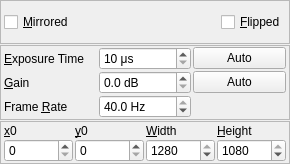
<?xml version="1.0" encoding="UTF-8"?>
<ui version="4.0">
 <class>QSpinnakerWidget</class>
 <widget class="QFrame" name="QSpinnakerWidget">
  <property name="geometry">
   <rect>
    <x>0</x>
    <y>0</y>
    <width>290</width>
    <height>164</height>
   </rect>
  </property>
  <property name="windowTitle">
   <string>QSpinnakerWidget</string>
  </property>
  <property name="statusTip">
   <string>Control Spinnaker camera</string>
  </property>
  <layout class="QVBoxLayout" name="verticalLayout">
   <property name="spacing">
    <number>1</number>
   </property>
   <property name="margin">
    <number>0</number>
   </property>
   <item>
    <widget class="QFrame" name="frameFlip">
     <property name="frameShape">
      <enum>QFrame::StyledPanel</enum>
     </property>
     <property name="frameShadow">
      <enum>QFrame::Raised</enum>
     </property>
     <layout class="QHBoxLayout" name="horizontalLayout_2">
      <property name="spacing">
       <number>2</number>
      </property>
      <property name="leftMargin">
       <number>3</number>
      </property>
      <property name="topMargin">
       <number>1</number>
      </property>
      <property name="rightMargin">
       <number>3</number>
      </property>
      <property name="bottomMargin">
       <number>1</number>
      </property>
      <item>
       <widget class="QCheckBox" name="flipped">
        <property name="statusTip">
         <string>Camera: Flip image around vertical axis</string>
        </property>
        <property name="text">
         <string>&amp;Mirrored</string>
        </property>
       </widget>
      </item>
      <item>
       <spacer name="horizontalSpacer_2">
        <property name="orientation">
         <enum>Qt::Horizontal</enum>
        </property>
        <property name="sizeHint" stdset="0">
         <size>
          <width>103</width>
          <height>20</height>
         </size>
        </property>
       </spacer>
      </item>
      <item>
       <widget class="QCheckBox" name="mirrored">
        <property name="statusTip">
         <string>Camera: Flip image about horizontal axis</string>
        </property>
        <property name="text">
         <string>&amp;Flipped</string>
        </property>
       </widget>
      </item>
     </layout>
    </widget>
   </item>
   <item>
    <widget class="QFrame" name="frameExposure">
     <property name="frameShape">
      <enum>QFrame::StyledPanel</enum>
     </property>
     <property name="frameShadow">
      <enum>QFrame::Raised</enum>
     </property>
     <layout class="QGridLayout" name="gridLayout_2">
      <property name="leftMargin">
       <number>3</number>
      </property>
      <property name="topMargin">
       <number>1</number>
      </property>
      <property name="rightMargin">
       <number>3</number>
      </property>
      <property name="bottomMargin">
       <number>1</number>
      </property>
      <property name="horizontalSpacing">
       <number>2</number>
      </property>
      <property name="verticalSpacing">
       <number>1</number>
      </property>
      <item row="0" column="1">
       <widget class="QDoubleSpinBox" name="exposure">
        <property name="statusTip">
         <string>Camera exposure time </string>
        </property>
        <property name="suffix">
         <string> μs</string>
        </property>
        <property name="decimals">
         <number>0</number>
        </property>
        <property name="minimum">
         <double>10.000000000000000</double>
        </property>
        <property name="maximum">
         <double>50000.000000000000000</double>
        </property>
        <property name="singleStep">
         <double>10.000000000000000</double>
        </property>
       </widget>
      </item>
      <item row="0" column="2">
       <widget class="QPushButton" name="exposureauto">
        <property name="statusTip">
         <string>Camera: Optimize exposure time</string>
        </property>
        <property name="text">
         <string>Auto</string>
        </property>
       </widget>
      </item>
      <item row="1" column="0">
       <widget class="QLabel" name="gainLabel">
        <property name="text">
         <string>&amp;Gain</string>
        </property>
        <property name="buddy">
         <cstring>gain</cstring>
        </property>
       </widget>
      </item>
      <item row="1" column="1">
       <widget class="QDoubleSpinBox" name="gain">
        <property name="statusTip">
         <string>Camera gain</string>
        </property>
        <property name="suffix">
         <string> dB</string>
        </property>
        <property name="decimals">
         <number>1</number>
        </property>
        <property name="maximum">
         <double>24.000000000000000</double>
        </property>
        <property name="singleStep">
         <double>0.100000000000000</double>
        </property>
       </widget>
      </item>
      <item row="1" column="2">
       <widget class="QPushButton" name="gainauto">
        <property name="statusTip">
         <string>Camera: Optimize gain</string>
        </property>
        <property name="text">
         <string>Auto</string>
        </property>
       </widget>
      </item>
      <item row="2" column="0">
       <widget class="QLabel" name="labelFrameRate">
        <property name="text">
         <string>Frame &amp;Rate</string>
        </property>
        <property name="buddy">
         <cstring>framerate</cstring>
        </property>
       </widget>
      </item>
      <item row="2" column="1">
       <widget class="QDoubleSpinBox" name="framerate">
        <property name="statusTip">
         <string>Camera frame rate</string>
        </property>
        <property name="suffix">
         <string> Hz</string>
        </property>
        <property name="decimals">
         <number>1</number>
        </property>
        <property name="minimum">
         <double>2.000000000000000</double>
        </property>
        <property name="maximum">
         <double>40.000000000000000</double>
        </property>
        <property name="value">
         <double>40.000000000000000</double>
        </property>
       </widget>
      </item>
      <item row="0" column="0">
       <widget class="QLabel" name="exposureLabel">
        <property name="text">
         <string>&amp;Exposure Time</string>
        </property>
        <property name="buddy">
         <cstring>exposure</cstring>
        </property>
       </widget>
      </item>
     </layout>
    </widget>
   </item>
   <item>
    <widget class="QFrame" name="frameGeometry">
     <property name="frameShape">
      <enum>QFrame::StyledPanel</enum>
     </property>
     <property name="frameShadow">
      <enum>QFrame::Raised</enum>
     </property>
     <layout class="QGridLayout" name="gridLayout">
      <property name="leftMargin">
       <number>3</number>
      </property>
      <property name="topMargin">
       <number>1</number>
      </property>
      <property name="rightMargin">
       <number>3</number>
      </property>
      <property name="bottomMargin">
       <number>1</number>
      </property>
      <property name="horizontalSpacing">
       <number>2</number>
      </property>
      <property name="verticalSpacing">
       <number>0</number>
      </property>
      <item row="3" column="0">
       <widget class="QSpinBox" name="x0">
        <property name="statusTip">
         <string>Camera ROI: bottom left corner</string>
        </property>
       </widget>
      </item>
      <item row="3" column="4">
       <widget class="QSpinBox" name="height">
        <property name="statusTip">
         <string>Camera ROI: height</string>
        </property>
        <property name="minimum">
         <number>16</number>
        </property>
        <property name="maximum">
         <number>1080</number>
        </property>
        <property name="singleStep">
         <number>16</number>
        </property>
        <property name="value">
         <number>1080</number>
        </property>
       </widget>
      </item>
      <item row="1" column="3">
       <widget class="QLabel" name="labelwidth">
        <property name="text">
         <string>&amp;Width</string>
        </property>
        <property name="buddy">
         <cstring>width</cstring>
        </property>
       </widget>
      </item>
      <item row="1" column="1">
       <widget class="QLabel" name="labely0">
        <property name="text">
         <string>&amp;y0</string>
        </property>
        <property name="buddy">
         <cstring>y0</cstring>
        </property>
       </widget>
      </item>
      <item row="1" column="4">
       <widget class="QLabel" name="labelheight">
        <property name="text">
         <string>&amp;Height</string>
        </property>
        <property name="buddy">
         <cstring>height</cstring>
        </property>
       </widget>
      </item>
      <item row="3" column="1">
       <widget class="QSpinBox" name="y0">
        <property name="statusTip">
         <string>Camera ROI: bottom left corner</string>
        </property>
       </widget>
      </item>
      <item row="3" column="3">
       <widget class="QSpinBox" name="width">
        <property name="statusTip">
         <string>Camera ROI: width</string>
        </property>
        <property name="minimum">
         <number>16</number>
        </property>
        <property name="maximum">
         <number>1280</number>
        </property>
        <property name="singleStep">
         <number>16</number>
        </property>
        <property name="value">
         <number>1280</number>
        </property>
       </widget>
      </item>
      <item row="1" column="0">
       <widget class="QLabel" name="labelx0">
        <property name="text">
         <string>&amp;x0</string>
        </property>
        <property name="buddy">
         <cstring>x0</cstring>
        </property>
       </widget>
      </item>
     </layout>
    </widget>
   </item>
  </layout>
  <zorder>frameExposure</zorder>
  <zorder>frameFlip</zorder>
  <zorder>frameGeometry</zorder>
 </widget>
 <tabstops>
  <tabstop>flipped</tabstop>
  <tabstop>mirrored</tabstop>
  <tabstop>exposure</tabstop>
  <tabstop>exposureauto</tabstop>
  <tabstop>gain</tabstop>
  <tabstop>gainauto</tabstop>
  <tabstop>framerate</tabstop>
  <tabstop>x0</tabstop>
  <tabstop>y0</tabstop>
  <tabstop>width</tabstop>
  <tabstop>height</tabstop>
 </tabstops>
 <resources/>
 <connections/>
</ui>
